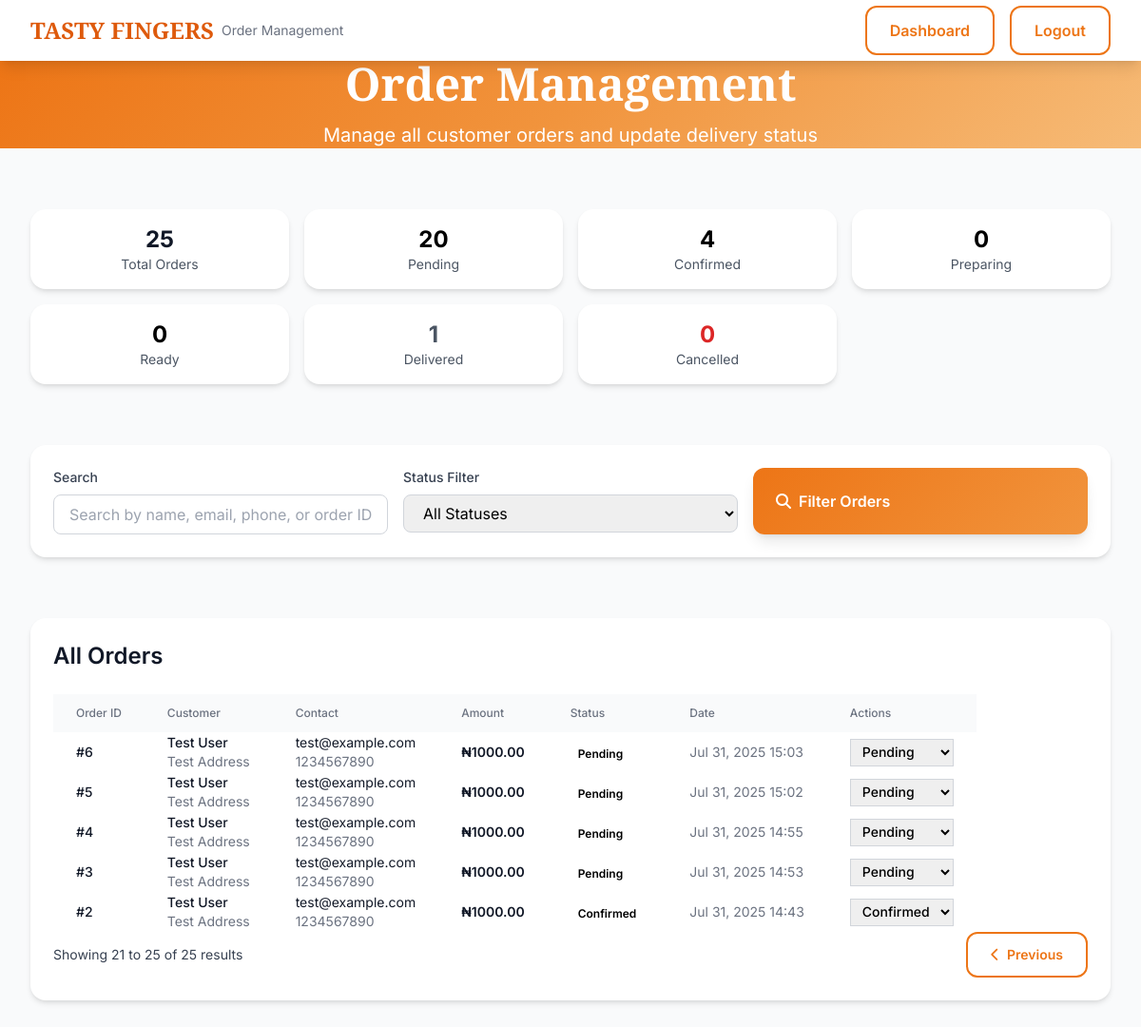
The page /accounts/order-management/?page=2 (signed in) on the database its author committed.
### api/models.py (models this page shows, shortened)
class Order(models.Model):
    STATUS_CHOICES = [
        ('pending', 'Pending'),
        ('confirmed', 'Confirmed'),
        ('preparing', 'Preparing'),
        ('ready', 'Ready for Pickup'),
        ('delivered', 'Delivered'),
        ('cancelled', 'Cancelled'),
    ]
    first_name = models.CharField(max_length=100)
    last_name = models.CharField(max_length=100)
    email = models.EmailField()
    phone = models.CharField(max_length=20)
    address = models.TextField()
    city = models.CharField(max_length=100)
    state = models.CharField(max_length=100)
    zip_code = models.CharField(max_length=20)
    delivery_instructions = models.TextField(blank=True, null=True)
    total_amount = models.DecimalField(max_digits=10, decimal_places=2)
    status = models.CharField(max_length=20, choices=STATUS_CHOICES, default='pending')
    stripe_payment_intent_id = models.CharField(max_length=255, blank=True, null=True)
    created_at = models.DateTimeField(auto_now_add=True)
    updated_at = models.DateTimeField(auto_now=True)

### accounts/views.py (the view, shortened to what this page needs)
# urls.py: path('order-management/', order_management, name='order_management'),
@login_required(login_url='login')
def order_management(request):
    try:
        profile = request.user.profile
    except Exception:
        logout(request)
        return redirect('login')
    if profile.role not in ['owner', 'staff']:
        return redirect('dashboard')
    status_filter = request.GET.get('status', '')
    search_query = request.GET.get('search', '')
    orders = Order.objects.all().order_by('-created_at')
    if status_filter:
        orders = orders.filter(status=status_filter)
    paginator = Paginator(orders, 20)
    page_number = request.GET.get('page')
    page_obj = paginator.get_page(page_number)
    total_orders = Order.objects.count()
    pending_orders = Order.objects.filter(status='pending').count()
    confirmed_orders = Order.objects.filter(status='confirmed').count()
    preparing_orders = Order.objects.filter(status='preparing').count()
    ready_orders = Order.objects.filter(status='ready').count()
    delivered_orders = Order.objects.filter(status='delivered').count()
    cancelled_orders = Order.objects.filter(status='cancelled').count()
    context = {
        'page_obj': page_obj,
        'total_orders': total_orders,
        'pending_orders': pending_orders,
        'confirmed_orders': confirmed_orders,
        'preparing_orders': preparing_orders,
        'ready_orders': ready_orders,
        'delivered_orders': delivered_orders,
        'cancelled_orders': cancelled_orders,
        'status_filter': status_filter,
        'search_query': search_query,
        'is_owner': profile.role == 'owner',
    }
    return render(request, 'accounts/order_management.html', context)

### accounts/templates/accounts/order_management.html (shortened to what this page needs)
{% load static %}
<!DOCTYPE html>
<html lang="en">
<head>
    <link href="{% static 'output.css' %}" rel="stylesheet">
    <link rel="stylesheet" href="https://cdnjs.cloudflare.com/ajax/libs/font-awesome/6.4.0/css/all.min.css">
</head>
<body class="bg-gray-50 font-sans" x-data="orderManagement()">
    <nav class="bg-white shadow-lg sticky top-0 z-50">
        <div class="max-w-7xl mx-auto px-4 sm:px-6 lg:px-8">
            <div class="flex justify-between items-center h-16">
                <div class="flex items-center">
                    <h1 class="text-2xl font-display font-bold text-primary-600">TASTY FINGERS</h1>
                    <span class="text-sm text-gray-500 ml-2">Order Management</span>
                </div>
                <div class="flex items-center space-x-4">
                    <a href="{% url 'dashboard' %}" class="btn-outline">Dashboard</a>
                    <a href="{% url 'logout' %}" class="btn-outline">Logout</a>
                </div>
            </div>
        </div>
    </nav>
    <div class="min-h-screen bg-gray-50">
        <section class="hero-gradient py-16">
            <div class="max-w-7xl mx-auto px-4 sm:px-6 lg:px-8">
                <div class="text-center">
                    <h1 class="text-4xl md:text-5xl font-display font-bold text-white mb-4">
                        Order <span class="text-primary-200">Management</span>
                    </h1>
                    <p class="text-xl text-white mb-8 max-w-3xl mx-auto">
                        Manage all customer orders and update delivery status
                    </p>
                </div>
            </div>
        </section>
        <section class="py-8">
            <div class="max-w-7xl mx-auto px-4 sm:px-6 lg:px-8">
                <div class="grid grid-cols-2 md:grid-cols-4 lg:grid-cols-7 gap-4">
                    <div class="card p-4 text-center">
                        <div class="text-2xl font-bold text-gray-900">{{ total_orders }}</div>
                        <div class="text-sm text-gray-600">Total Orders</div>
                    </div>
                    <div class="card p-4 text-center">
                        <div class="text-2xl font-bold text-yellow-600">{{ pending_orders }}</div>
                        <div class="text-sm text-gray-600">Pending</div>
                    </div>
                    <div class="card p-4 text-center">
                        <div class="text-2xl font-bold text-blue-600">{{ confirmed_orders }}</div>
                        <div class="text-sm text-gray-600">Confirmed</div>
                    </div>
                    <div class="card p-4 text-center">
                        <div class="text-2xl font-bold text-orange-600">{{ preparing_orders }}</div>
                        <div class="text-sm text-gray-600">Preparing</div>
                    </div>
                    <div class="card p-4 text-center">
                        <div class="text-2xl font-bold text-green-600">{{ ready_orders }}</div>
                        <div class="text-sm text-gray-600">Ready</div>
                    </div>
                    <div class="card p-4 text-center">
                        <div class="text-2xl font-bold text-gray-600">{{ delivered_orders }}</div>
                        <div class="text-sm text-gray-600">Delivered</div>
                    </div>
                    <div class="card p-4 text-center">
                        <div class="text-2xl font-bold text-red-600">{{ cancelled_orders }}</div>
                        <div class="text-sm text-gray-600">Cancelled</div>
                    </div>
                </div>
            </div>
        </section>
        <section class="py-8">
            <div class="max-w-7xl mx-auto px-4 sm:px-6 lg:px-8">
                <div class="card p-6">
                    <form method="GET" class="grid grid-cols-1 md:grid-cols-3 gap-4">
                        <div>
                            <label class="block text-sm font-medium text-gray-700 mb-2">Search</label>
                            <input type="text" name="search" value="{{ search_query }}" placeholder="Search by name, email, phone, or order ID"
                                   class="w-full px-4 py-2 border border-gray-300 rounded-lg focus:ring-2 focus:ring-primary-500 focus:border-transparent">
                        </div>
                        <div>
                            <label class="block text-sm font-medium text-gray-700 mb-2">Status Filter</label>
                            <select name="status" class="w-full px-4 py-2 border border-gray-300 rounded-lg focus:ring-2 focus:ring-primary-500 focus:border-transparent">
                                <option value="">All Statuses</option>
                            </select>
                        </div>
                        <div class="flex items-end">
                            <button type="submit" class="btn-primary w-full">
                                <i class="fas fa-search"></i>
                                Filter Orders
                            </button>
                        </div>
                    </form>
                </div>
            </div>
        </section>
        <section class="py-8">
            <div class="max-w-7xl mx-auto px-4 sm:px-6 lg:px-8">
                <div class="card p-6">
                    <h2 class="text-2xl font-semibold text-gray-900 mb-6">All Orders</h2>
                    {% if page_obj %}
                        <div class="overflow-x-auto">
                            <table class="min-w-full divide-y divide-gray-200">
                                <thead class="bg-gray-50">
                                    <tr>
                                        <th class="px-6 py-3 text-left text-xs font-medium text-gray-500 uppercase tracking-wider">Order ID</th>
                                        <th class="px-6 py-3 text-left text-xs font-medium text-gray-500 uppercase tracking-wider">Customer</th>
                                        <th class="px-6 py-3 text-left text-xs font-medium text-gray-500 uppercase tracking-wider">Contact</th>
                                        <th class="px-6 py-3 text-left text-xs font-medium text-gray-500 uppercase tracking-wider">Amount</th>
                                        <th class="px-6 py-3 text-left text-xs font-medium text-gray-500 uppercase tracking-wider">Status</th>
                                        <th class="px-6 py-3 text-left text-xs font-medium text-gray-500 uppercase tracking-wider">Date</th>
                                        <th class="px-6 py-3 text-left text-xs font-medium text-gray-500 uppercase tracking-wider">Actions</th>
                                    </tr>
                                </thead>
                                <tbody class="bg-white divide-y divide-gray-200">
                                    {% for order in page_obj %}
                                    <tr class="hover:bg-gray-50">
                                        <td class="px-6 py-4 whitespace-nowrap text-sm font-medium text-gray-900">#{{ order.id }}</td>
                                        <td class="px-6 py-4 whitespace-nowrap">
                                            <div>
                                                <div class="text-sm font-medium text-gray-900">{{ order.first_name }} {{ order.last_name }}</div>
                                                <div class="text-sm text-gray-500">{{ order.address|truncatechars:30 }}</div>
                                            </div>
                                        </td>
                                        <td class="px-6 py-4 whitespace-nowrap">
                                            <div>
                                                <div class="text-sm text-gray-900">{{ order.email }}</div>
                                                <div class="text-sm text-gray-500">{{ order.phone }}</div>
                                            </div>
                                        </td>
                                        <td class="px-6 py-4 whitespace-nowrap text-sm font-semibold text-gray-900">₦{{ order.total_amount }}</td>
                                        <td class="px-6 py-4 whitespace-nowrap">
                                            <span class="px-2 inline-flex text-xs leading-5 font-semibold rounded-full
                                                {% if order.status == 'pending' %}bg-yellow-100 text-yellow-800
                                                {% elif order.status == 'confirmed' %}bg-blue-100 text-blue-800
                                                {% elif order.status == 'preparing' %}bg-orange-100 text-orange-800
                                                {% elif order.status == 'ready' %}bg-green-100 text-green-800
                                                {% elif order.status == 'delivered' %}bg-gray-100 text-gray-800
                                                {% else %}bg-red-100 text-red-800{% endif %}">
                                                {{ order.status|title }}
                                            </span>
                                        </td>
                                        <td class="px-6 py-4 whitespace-nowrap text-sm text-gray-500">{{ order.created_at|date:"M d, Y H:i" }}</td>
                                        <td class="px-6 py-4 whitespace-nowrap text-sm font-medium">
                                            <select @change="updateOrderStatus({{ order.id }}, $event.target.value)"
                                                    class="text-sm border border-gray-300 rounded px-2 py-1">
                                                <option value="pending" {% if order.status == 'pending' %}selected{% endif %}>Pending</option>
                                                <option value="confirmed" {% if order.status == 'confirmed' %}selected{% endif %}>Confirmed</option>
                                            </select>
                                        </td>
                                    </tr>
                                    {% endfor %}
                                </tbody>
                            </table>
                        </div>
                        {% if page_obj.has_other_pages %}
                        <div class="mt-6 flex items-center justify-between">
                            <div class="text-sm text-gray-700">
                                Showing {{ page_obj.start_index }} to {{ page_obj.end_index }} of {{ page_obj.paginator.count }} results
                            </div>
                            <div class="flex space-x-2">
                                {% if page_obj.has_previous %}
                                    <a href="?page={{ page_obj.previous_page_number }}{% if status_filter %}&status={{ status_filter }}{% endif %}{% if search_query %}&search={{ search_query }}{% endif %}"
                                       class="btn-outline px-3 py-1 text-sm">
                                        <i class="fas fa-chevron-left"></i> Previous
                                    </a>
                                {% endif %}
                            </div>
                        </div>
                        {% endif %}
                    {% else %}
                        <div class="text-center py-12">
                            <i class="fas fa-shopping-bag text-4xl text-gray-300 mb-4"></i>
                            <h3 class="text-xl font-semibold text-gray-900 mb-2">No Orders Found</h3>
                            <p class="text-gray-600">No orders match your current filters.</p>
                        </div>
                    {% endif %}
                </div>
            </div>
        </section>
    </div>
</body>
</html>

### accounts/templates/accounts/order_management.html (style rules this page uses)
.hero-gradient { background: linear-gradient(135deg, #ed7516 0%, #f1943d 50%, #f6bb77 100%); }
.card { background: white; border-radius: 16px; box-shadow: 0 4px 6px -1px rgba(0, 0, 0, 0.1), 0 2px 4px -1px rgba(0, 0, 0, 0.06); transition: all 0.3s ease; }
.btn-primary { background: linear-gradient(135deg, #ed7516 0%, #f1943d 100%); color: white; padding: 12px 24px; border-radius: 12px; font-weight: 600; transition: all 0.3s ease; border: none; cursor: pointer; display: inline-flex; align-items: center; gap: 8px; }
.btn-outline { background: transparent; color: #ed7516; padding: 12px 24px; border-radius: 12px; font-weight: 600; transition: all 0.3s ease; border: 2px solid #ed7516; cursor: pointer; display: inline-flex; align-items: center; gap: 8px; }

### rows shown on the page
Order: id "6", first_name "Test", last_name "User", address "Test Address", email "test@example.com", phone "1234567890", total_amount "1000.00", status "Pending", created_at "Jul 31, 2025 15:03", status+id "Pending"
Order: id "5", first_name "Test", last_name "User", address "Test Address", email "test@example.com", phone "1234567890", total_amount "1000.00", status "Pending", created_at "Jul 31, 2025 15:02", status+id "Pending"
Order: id "4", first_name "Test", last_name "User", address "Test Address", email "test@example.com", phone "1234567890", total_amount "1000.00", status "Pending", created_at "Jul 31, 2025 14:55", status+id "Pending"
Order: id "3", first_name "Test", last_name "User", address "Test Address", email "test@example.com", phone "1234567890", total_amount "1000.00", status "Pending", created_at "Jul 31, 2025 14:53", status+id "Pending"
Order: id "2", first_name "Test", last_name "User", address "Test Address", email "test@example.com", phone "1234567890", total_amount "1000.00", status "Confirmed", created_at "Jul 31, 2025 14:43", status+id "Confirmed"

### other values the page prints
{{ total_orders }} "25"
{{ pending_orders }} "20"
{{ confirmed_orders }} "4"
{{ preparing_orders }} "0"
{{ ready_orders }} "0"
{{ delivered_orders }} "1"
{{ cancelled_orders }} "0"
{{ page_obj.start_index }} "21"
{{ page_obj.end_index }} "25"
{{ page_obj.paginator.count }} "25"
